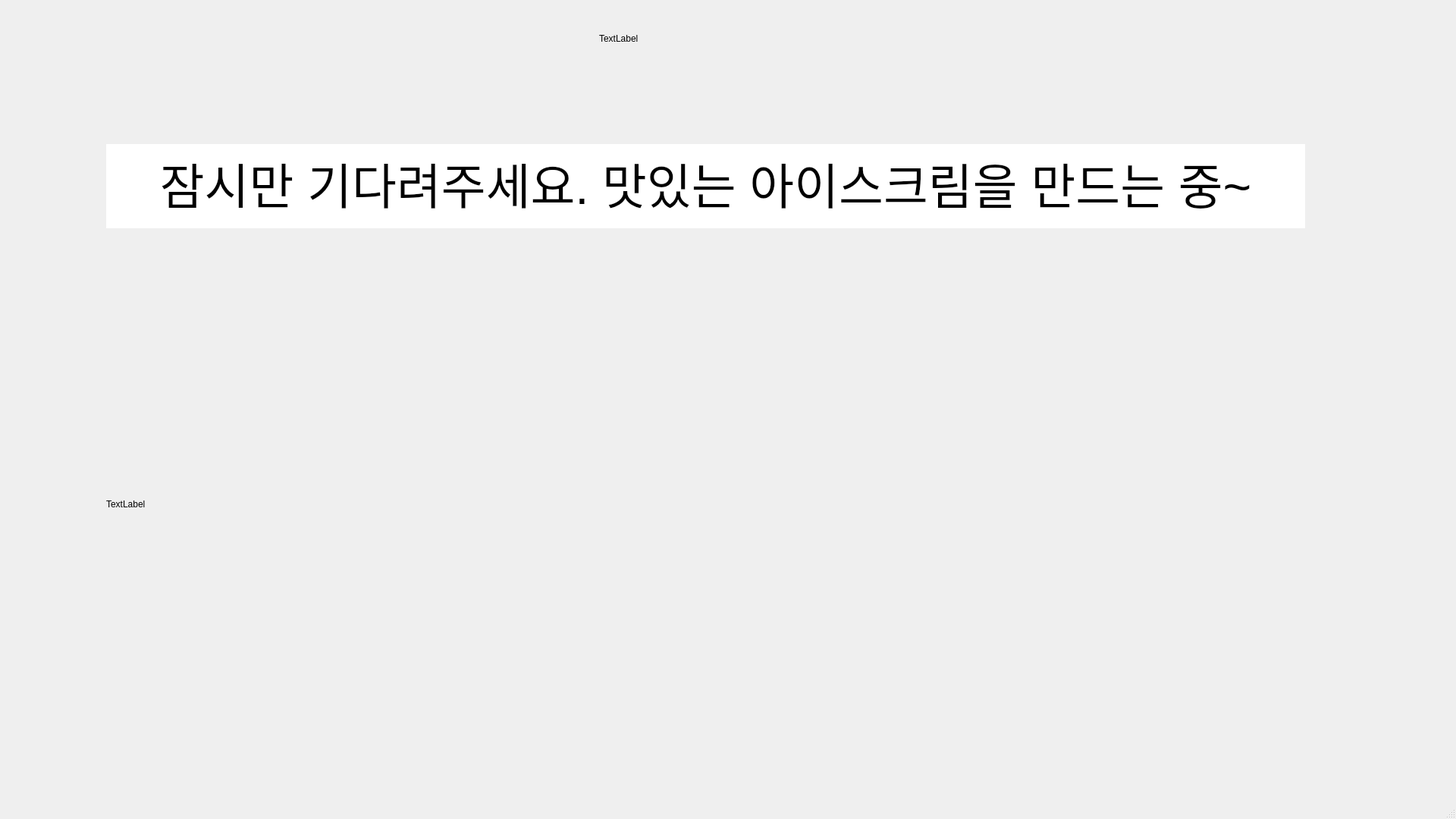
<?xml version="1.0" encoding="UTF-8"?>
<ui version="4.0">
 <class>MainWindow</class>
 <widget class="QMainWindow" name="MainWindow">
  <property name="geometry">
   <rect>
    <x>0</x>
    <y>0</y>
    <width>1920</width>
    <height>1080</height>
   </rect>
  </property>
  <property name="windowTitle">
   <string>MainWindow</string>
  </property>
  <widget class="QWidget" name="centralwidget">
   <widget class="QTextBrowser" name="textBrowser">
    <property name="geometry">
     <rect>
      <x>140</x>
      <y>190</y>
      <width>1581</width>
      <height>111</height>
     </rect>
    </property>
    <property name="styleSheet">
     <string notr="true">border-style : solid;
border-width : 0px;</string>
    </property>
    <property name="html">
     <string>&lt;!DOCTYPE HTML PUBLIC &quot;-//W3C//DTD HTML 4.0//EN&quot; &quot;http://www.w3.org/TR/REC-html40/strict.dtd&quot;&gt;
&lt;html&gt;&lt;head&gt;&lt;meta name=&quot;qrichtext&quot; content=&quot;1&quot; /&gt;&lt;style type=&quot;text/css&quot;&gt;
p, li { white-space: pre-wrap; }
&lt;/style&gt;&lt;/head&gt;&lt;body style=&quot; font-family:'Ubuntu'; font-size:11pt; font-weight:400; font-style:normal;&quot;&gt;
&lt;p align=&quot;center&quot; style=&quot; margin-top:0px; margin-bottom:0px; margin-left:0px; margin-right:0px; -qt-block-indent:0; text-indent:0px;&quot;&gt;&lt;span style=&quot; font-size:48pt;&quot;&gt;잠시만 기다려주세요. 맛있는 아이스크림을 만드는 중~&lt;/span&gt;&lt;/p&gt;&lt;/body&gt;&lt;/html&gt;</string>
    </property>
   </widget>
   <widget class="QLabel" name="last_pic">
    <property name="geometry">
     <rect>
      <x>140</x>
      <y>320</y>
      <width>1620</width>
      <height>690</height>
     </rect>
    </property>
    <property name="text">
     <string>TextLabel</string>
    </property>
   </widget>
   <widget class="QLabel" name="logo">
    <property name="enabled">
     <bool>true</bool>
    </property>
    <property name="geometry">
     <rect>
      <x>790</x>
      <y>20</y>
      <width>271</width>
      <height>61</height>
     </rect>
    </property>
    <property name="text">
     <string>TextLabel</string>
    </property>
   </widget>
  </widget>
  <widget class="QMenuBar" name="menubar">
   <property name="geometry">
    <rect>
     <x>0</x>
     <y>0</y>
     <width>1920</width>
     <height>22</height>
    </rect>
   </property>
  </widget>
  <widget class="QStatusBar" name="statusbar"/>
 </widget>
 <resources/>
 <connections/>
</ui>
